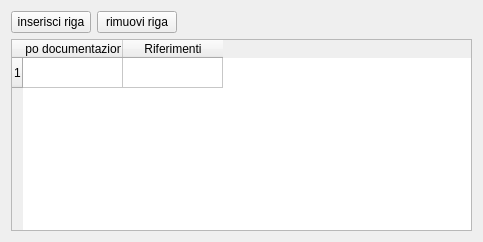
       <widget class="QWidget" name="tab_7">
        <attribute name="title">
         <string>Documentazione</string>
        </attribute>
        <layout class="QGridLayout" name="gridLayout_11">
         <item row="0" column="0">
          <layout class="QHBoxLayout" name="horizontalLayout_6">
           <item>
            <widget class="QPushButton" name="pushButton_insert_row_documentazione">
             <property name="font">
              <font>
               <pointsize>9</pointsize>
              </font>
             </property>
             <property name="text">
              <string>inserisci riga</string>
             </property>
            </widget>
           </item>
           <item>
            <widget class="QPushButton" name="pushButton_remove_row_documentazione">
             <property name="font">
              <font>
               <pointsize>9</pointsize>
              </font>
             </property>
             <property name="text">
              <string>rimuovi riga</string>
             </property>
            </widget>
           </item>
          </layout>
         </item>
         <item row="0" column="1">
          <spacer name="horizontalSpacer_7">
           <property name="orientation">
            <enum>Qt::Horizontal</enum>
           </property>
           <property name="sizeHint" stdset="0">
            <size>
             <width>289</width>
             <height>20</height>
            </size>
           </property>
          </spacer>
         </item>
         <item row="1" column="0" colspan="2">
          <widget class="QTableWidget" name="tableWidget_documentazione">
           <property name="frameShape">
            <enum>QFrame::StyledPanel</enum>
           </property>
           <property name="frameShadow">
            <enum>QFrame::Raised</enum>
           </property>
           <property name="verticalScrollBarPolicy">
            <enum>Qt::ScrollBarAsNeeded</enum>
           </property>
           <property name="horizontalScrollBarPolicy">
            <enum>Qt::ScrollBarAsNeeded</enum>
           </property>
           <property name="editTriggers">
            <set>QAbstractItemView::AnyKeyPressed|QAbstractItemView::DoubleClicked|QAbstractItemView::EditKeyPressed</set>
           </property>
           <property name="selectionMode">
            <enum>QAbstractItemView::SingleSelection</enum>
           </property>
           <property name="selectionBehavior">
            <enum>QAbstractItemView::SelectRows</enum>
           </property>
           <property name="rowCount">
            <number>1</number>
           </property>
           <property name="columnCount">
            <number>2</number>
           </property>
           <row/>
           <column>
            <property name="text">
             <string>Tipo documentazione</string>
            </property>
           </column>
           <column>
            <property name="text">
             <string>Riferimenti</string>
            </property>
           </column>
          </widget>
         </item>
        </layout>
       </widget>
